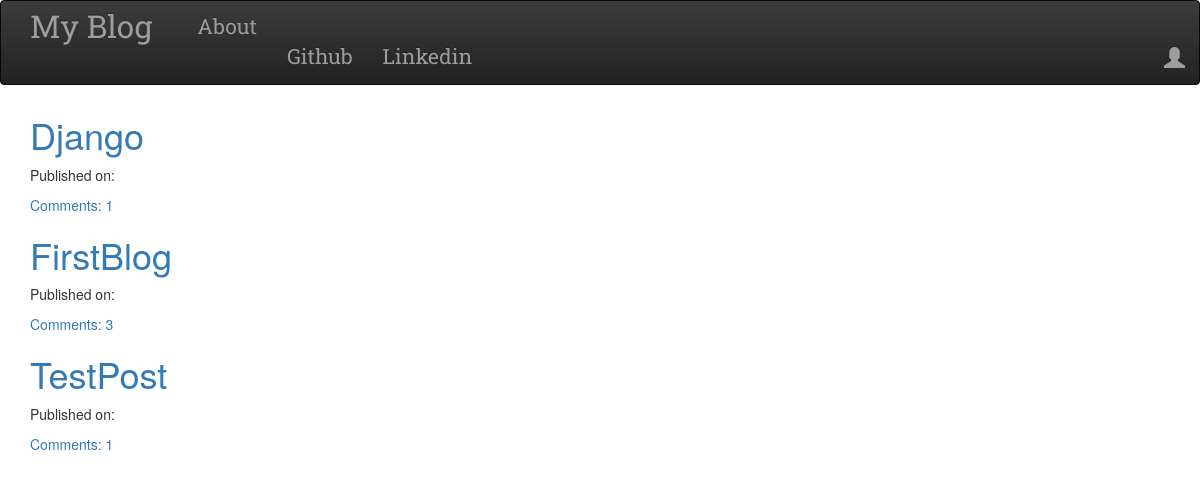
The page / on the database its author committed.
### blog/models.py (models this page shows, shortened)
class Post(models.Model):
    author = models.ForeignKey('auth.User',on_delete=models.CASCADE)
    title = models.CharField(max_length=264)
    text = models.TextField()
    create_date = models.DateTimeField(default=timezone.now)
    published_date = models.DateTimeField(blank=True,null=True)
    def approve_comments(self):
        return self.comments.filter(approved_comments=True)

### blog/views.py (the view)
# urls.py: path('',views.PostListView.as_view(),name='post_list'),
class PostListView(ListView):
    model = Post
    def get_queryset(self):
        return Post.objects.filter(published_date__lte=timezone.now()).order_by('-published_date')

### blog/templates/blog/post_list.html
{% extends 'blog/base.html' %}
{% block content %}
<div class="centerstage">
  {% for post in post_list %}
  <div class="post">
    <h1><a href="{% url 'post_detail' pk=post.pk %}">{{ post.title }}</a></h1>
    <div class="date">
      <p>Published on: {{post.published|date:"D M Y"}}</p>
    </div>
    <a href="{% url 'post_detail' pk=post.pk %}">Comments: {{ post.approve_comments.count }}</a>
  </div>
  {% endfor %}
</div>
{% endblock %}

### blog/static/css/blog.css (style rules this page uses)
.centerstage { margin-left: auto; margin-right: auto; }
.loader { filter:hue-rotate(0deg); color:linear-gradient(45deg,#0f8,#08f); animation:hue 5000ms infinite linear; }

### rows shown on the page
Post: title "Django", approve_comments.count "1"
Post: title "FirstBlog", approve_comments.count "3"
Post: title "TestPost", approve_comments.count "1"
